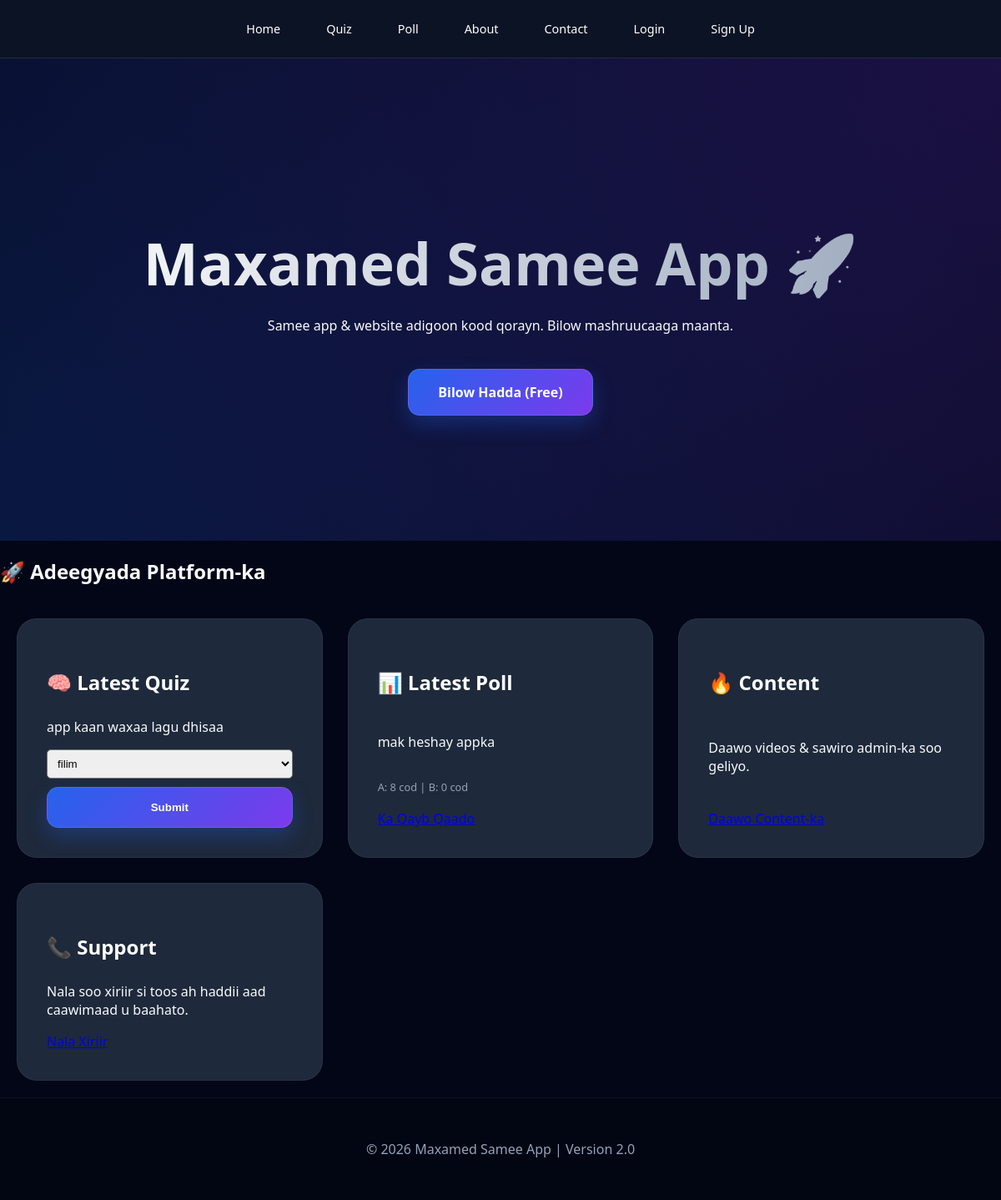
Before: / with the older database file.
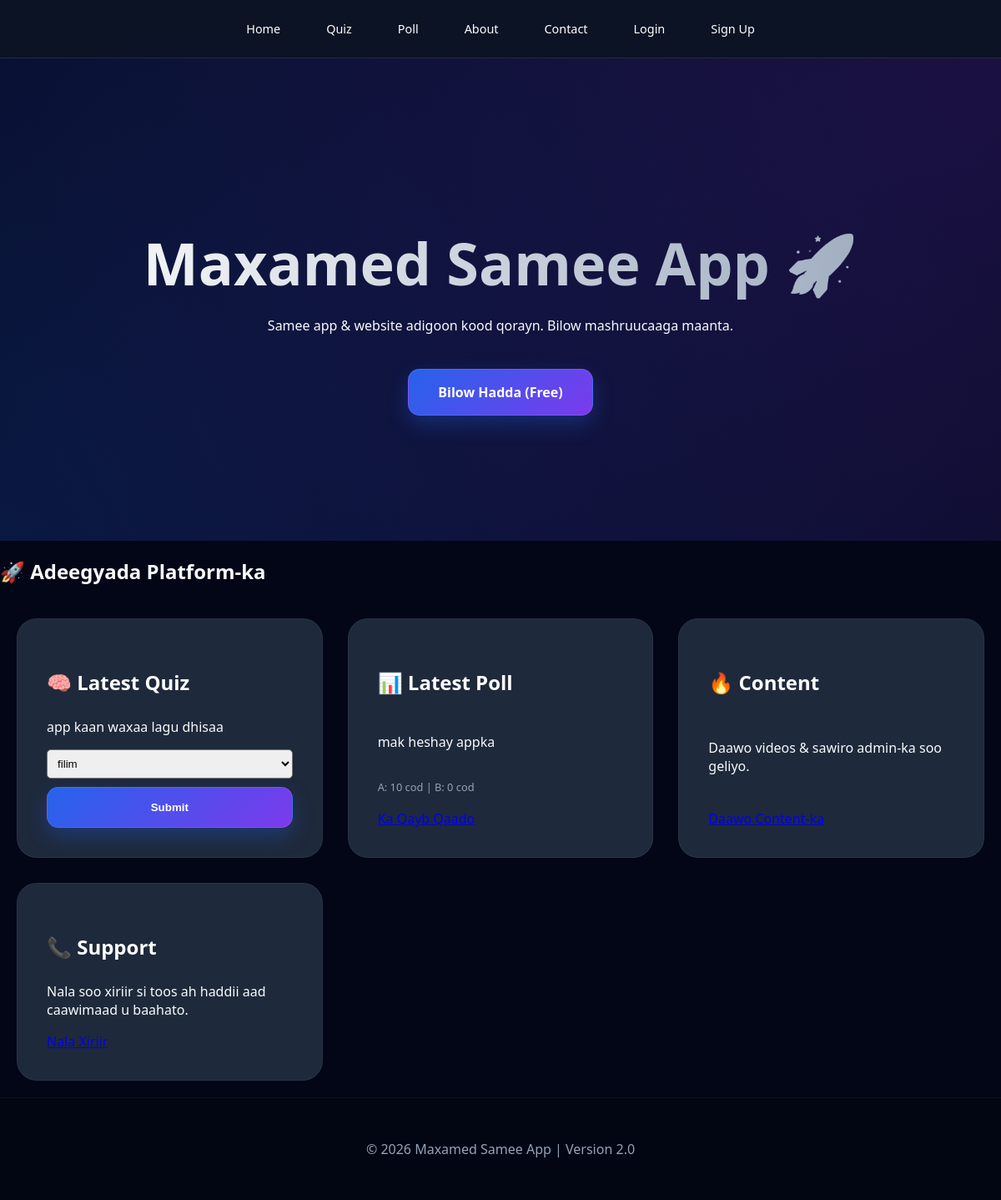
After: the same page with the newer database file.
### core/models.py (models this page shows, shortened)
class Poll(models.Model):
    question = models.CharField(max_length=255)
    option1 = models.CharField(max_length=100)
    option2 = models.CharField(max_length=100)
    votes1 = models.IntegerField(default=0)
    votes2 = models.IntegerField(default=0)
    is_active = models.BooleanField(default=True)

### core/views.py (the view)
# urls.py: path('', views.home, name='home'),
def home(request):
    setting = SiteSetting.objects.first()
    if setting and setting.maintenance_mode and not request.user.is_staff:
        return redirect('maintenance')
    contents = HomepageContent.objects.filter(is_active=True).order_by('-created_at')
    main_contents = Content.objects.all().order_by('-created_at')
    quiz = Quiz.objects.filter(is_active=True).last()
    poll = Poll.objects.filter(is_active=True).last()
    return render(request, 'core/homepage.html', {
        'contents': contents,
        'main_contents': main_contents,
        'setting': setting,
        'quiz': quiz,
        'poll': poll
    })

### core/templates/core/homepage.html (shortened to what this page needs)
<!DOCTYPE html>
<html lang="en">
<head>
</head>
<body>
<div class="nav">
  <a href="/">Home</a>
  <a href="/quiz/">Quiz</a>
  <a href="/poll/">Poll</a>
  <a href="/about/">About</a>
  <a href="/contact/">Contact</a>
  {% if user.is_authenticated %}
    <a href="/dashboard/" style="background: var(--primary);">Dashboard</a>
    <a href="/logout/">Logout</a>
  {% else %}
    <a href="/login/">Login</a>
    <a href="/register/">Sign Up</a>
  {% endif %}
</div>
<div class="hero">
  <h1>Maxamed Samee App 🚀</h1>
  <p>Samee app & website adigoon kood qorayn. Bilow mashruucaaga maanta.</p>
  {% if not user.is_authenticated %}
    <a href="/register/" class="btn">Bilow Hadda (Free)</a>
  {% else %}
    <a href="/dashboard/" class="btn">Gali Dashboard-kaaga</a>
  {% endif %}
</div>
<div class="section">
  <h2>🚀 Adeegyada Platform-ka</h2>
  <div class="grid">
    <div class="card">
      <h3>🧠 Latest Quiz</h3>
      {% if quiz %}
        <p>{{ quiz.question }}</p>
        <form action="/submit-quiz/" method="POST">
            <select name="answer" style="width:100%; padding:8px; border-radius:5px; margin-bottom:10px;">
                <option value="1">{{ quiz.option1 }}</option>
            </select>
            <button type="submit" class="btn" style="margin-top:0; width:100%;">Submit</button>
        </form>
      {% else %}
        <p>Hadda ma jiro Quiz firfircoon.</p>
        <a href="/quiz/">View All</a>
      {% endif %}
    </div>
    <div class="card">
      <h3>📊 Latest Poll</h3>
      {% if poll %}
        <p>{{ poll.question }}</p>
        <div style="text-align: left; font-size: 0.8rem; color: var(--muted);">
            A: {{ poll.votes1 }} cod | B: {{ poll.votes2 }} cod
        </div>
        <a href="/poll/">Ka Qayb Qaado</a>
      {% else %}
        <p>Hadda ma jirto codbixin firfircoon.</p>
        <a href="/poll/">Tag Poll</a>
      {% endif %}
    </div>
    <div class="card">
      <h3>🔥 Content</h3>
      <p>Daawo videos & sawiro admin-ka soo geliyo.</p>
      <a href="/content/">Daawo Content-ka</a>
    </div>
    <div class="card">
      <h3>📞 Support</h3>
      <p>Nala soo xiriir si toos ah haddii aad caawimaad u baahato.</p>
      <a href="/contact/">Nala Xiriir</a>
    </div>
  </div>
</div>
<div class="footer">
  © 2026 Maxamed Samee App | Version 2.0
</div>
</body>
</html>

Changed rows visible on the page:
changed Poll "mak heshay appka": votes1 "8" → "10"
